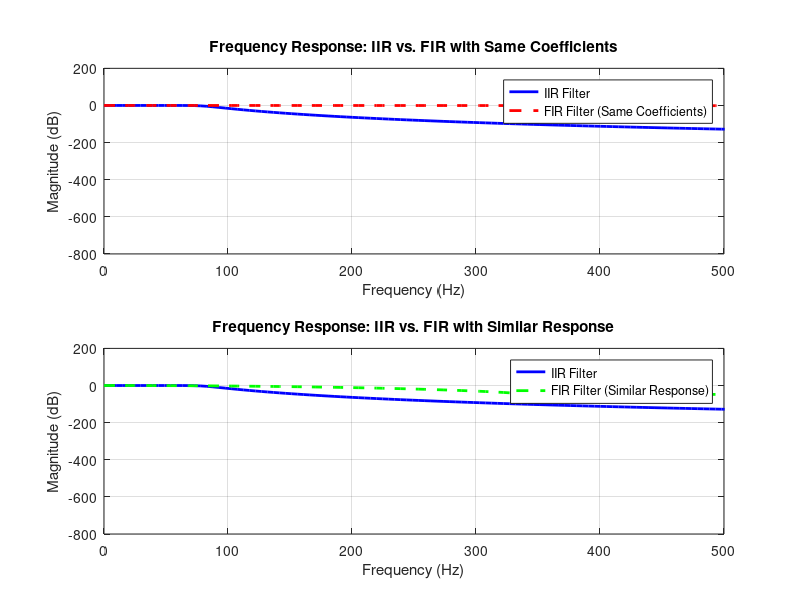

Recreate this plot in MATLAB. (Note: this script raises an error after producing the figure.)
% Clear workspace and close all figures
clear all;
close all;
clc;

% Sampling frequency
fs = 10000; 

% IIR Filter Design (Butterworth)
fc = 80; % Cutoff frequency
order = 8; % Filter order

% IIR low-pass filter
[b_iir, a_iir] = butter(order, fc/(fs/2), 'low');

% FIR Filter Design
% FIR with the same number of coefficients as IIR (order+1 coefficients)
fir_same_coeffs = fir1(order, fc/(fs/2), 'low');

% FIR with a similar response
order_fir_similar = 64; % Higher order for a more similar response
fir_similar_response = fir1(order_fir_similar, fc/(fs/2), 'low');

% Frequency response
[h_iir, w_iir] = freqz(b_iir, a_iir, 1024, fs);
[h_fir_same, w_fir_same] = freqz(fir_same_coeffs, 1, 1024, fs);
[h_fir_similar, w_fir_similar] = freqz(fir_similar_response, 1, 1024, fs);

% Plotting frequency responses
figure('Position', [100, 100, 1200, 900]);

subplot(2, 1, 1);
plot(w_iir, 20*log10(abs(h_iir)), 'b', 'LineWidth', 2); hold on;
plot(w_fir_same, 20*log10(abs(h_fir_same)), 'r--', 'LineWidth', 2);
title('Frequency Response: IIR vs. FIR with Same Coefficients');
xlabel('Frequency (Hz)');
ylabel('Magnitude (dB)');
legend('IIR Filter', 'FIR Filter (Same Coefficients)');
grid on;
xlim([0, 500]);

subplot(2, 1, 2);
plot(w_iir, 20*log10(abs(h_iir)), 'b', 'LineWidth', 2); hold on;
plot(w_fir_similar, 20*log10(abs(h_fir_similar)), 'g--', 'LineWidth', 2);
title('Frequency Response: IIR vs. FIR with Similar Response');
xlabel('Frequency (Hz)');
ylabel('Magnitude (dB)');
legend('IIR Filter', 'FIR Filter (Similar Response)');
grid on;
xlim([0, 500]);

sgtitle('Comparison of IIR and FIR Filters');
